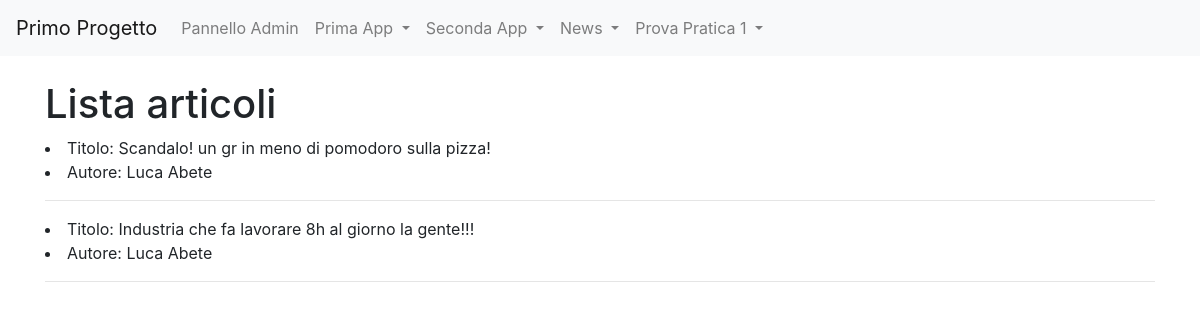
The app's page /news/lista_articoli/8 with its own data.
### news/models.py (models this page shows, shortened)
class Articolo(models.Model):
    titolo = models.CharField(max_length=100)
    contenuto = models.TextField()
    giornalista = models.ForeignKey(Giornalista, on_delete = models.CASCADE, related_name="articoli")
    data = models.DateField(auto_now = True, blank = True)
    visualizzazioni = models.IntegerField(default = 0, blank = True)
    class Meta:
        verbose_name = "articolo"
        verbose_name_plural = "articoli"

class Giornalista(models.Model):
    nome = models.CharField(max_length=20)
    cognome = models.CharField(max_length=20)
    anno_di_nascita = models.DateField(blank = True)
    def __str__(self):
        return self.nome + " " + self.cognome
    class Meta:
        verbose_name = "Giornalista"
        verbose_name_plural = "Giornalisti"

### news/views.py (the view)
# urls.py: path('lista_articoli/<int:pk>', lista_articoli, name = 'lista_articoli'),
def lista_articoli(request, pk):
    if pk < 1:
        articoli = Articolo.objects.all()
    else:
        articoli = Articolo.objects.filter(giornalista_id = pk)
    context = {
        'articoli' : articoli,
    }
    return render(request, 'lista_articoli.html', context)

### news/templates/lista_articoli.html (shortened to what this page needs)
{% extends "base.html" %}
{% block content %}
    {% if pk %}
        <h1>Articoli di {{ articoli.0.giornalista}} </h1>
        {% for articolo in articoli %}
            <li>Titolo: {{ articolo.titolo }}</li>
            <hr>
        {% endfor %}
    {% else %}
        <h1>Lista articoli</h1>
        {% for articolo in articoli %}
            <li>Titolo: {{ articolo.titolo }}</li>
            <li>Autore: {{ articolo.giornalista }}</li>
            <hr>
        {% endfor %}
    {% endif %}
{% endblock content %}

### records on screen
Articolo: titolo "Scandalo! un gr in meno di pomodoro sulla pizza!", giornalista "Luca Abete"
Articolo: titolo "Industria che fa lavorare 8h al giorno la gente!!!", giornalista "Luca Abete"
